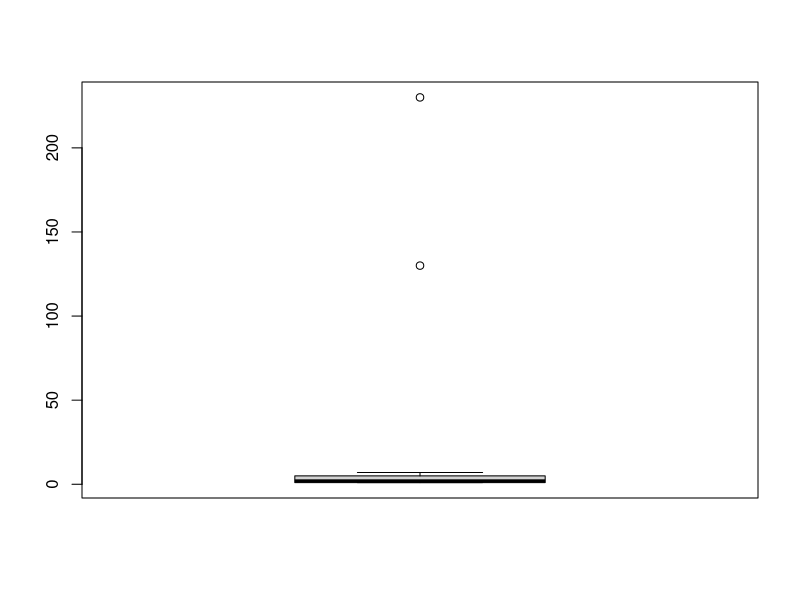
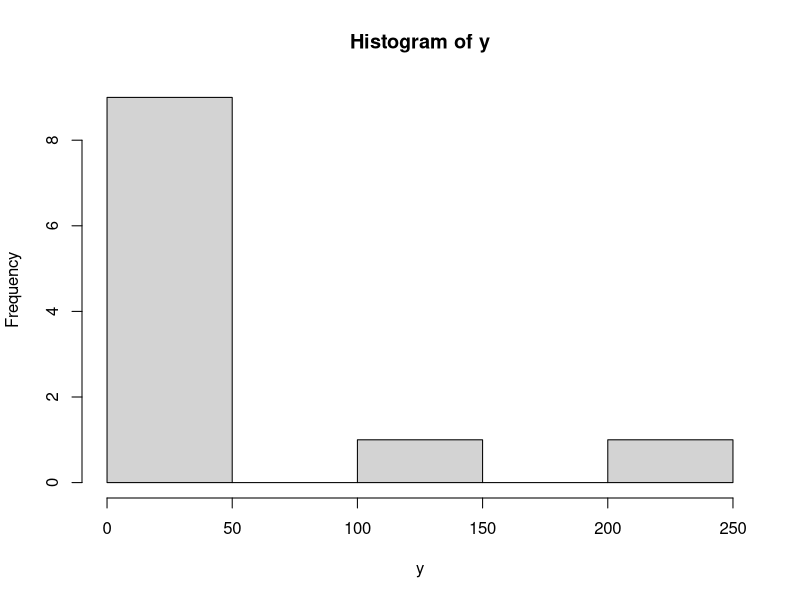
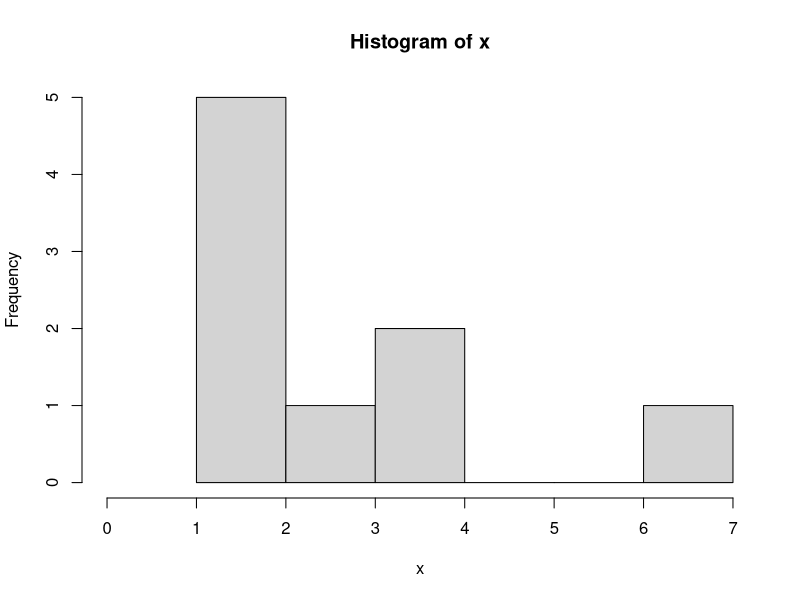
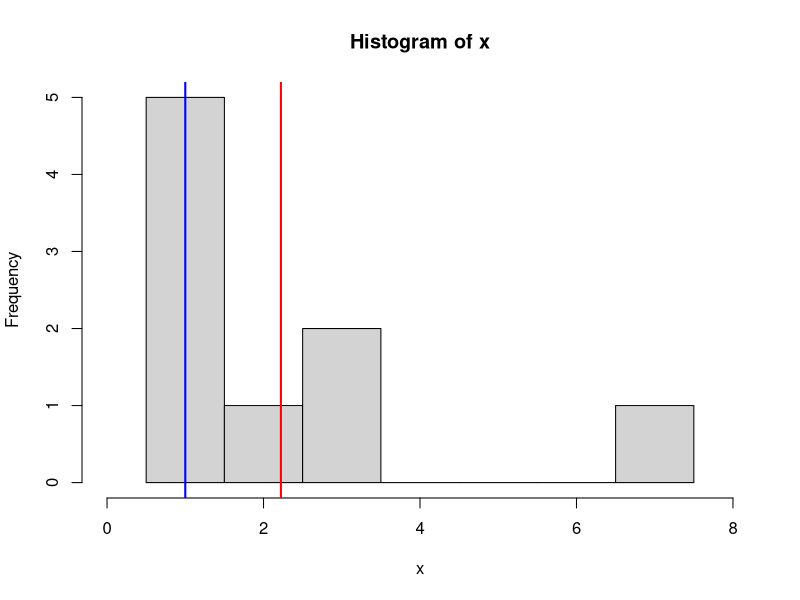

Write R code to recreate these figures, in order.
x<- c(1, 1, 1, 1, 1, 2, 3, 3, 7)
summary(x)
y<- c(1, 1, 1, 1, 1, 2, 3, 3, 7,130,230)
summary(y)
boxplot(y)        
hist(y)
IQR(x)
range(x) 
max_num <- max(x)

## set histogram parameters

brk<- c(0.5, 1.5, 2.5, 3.5, 4.5, 5.5, 6.5, 7.5)
hist(x,breaks= , xlim = c(0,max_num), right=F)
hist(x,breaks=brk, xlim = c(-1,max_num)+1)

## add mean and median lines

mean_x <- mean(x)
abline(v=mean_x, col = "red", lwd = 2)
median_x<- median(x)
abline(v=median_x, col = "blue", lwd = 2, main = median)
text(median_x, 12 , "big", cex = 5)
